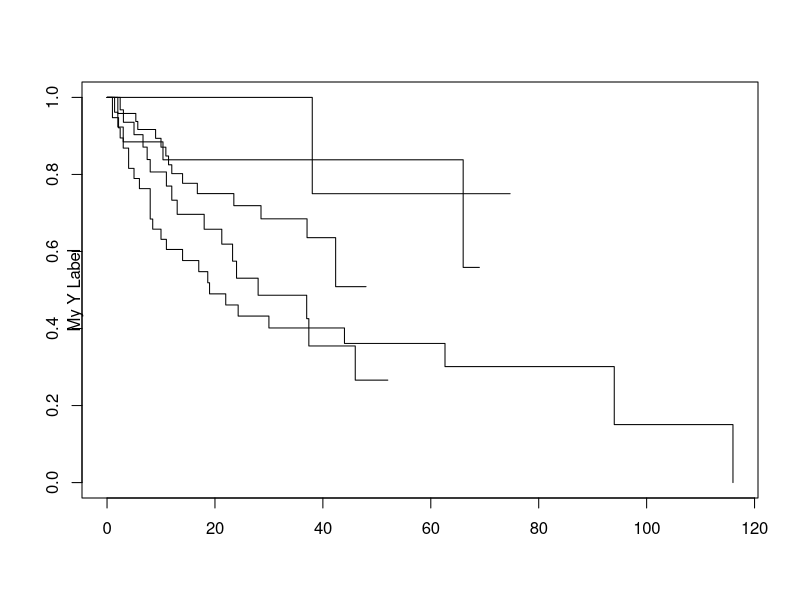
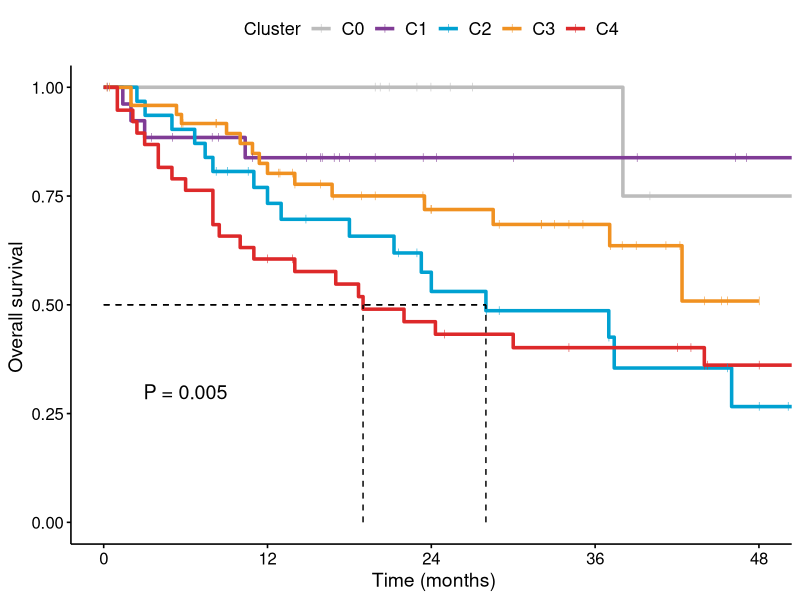
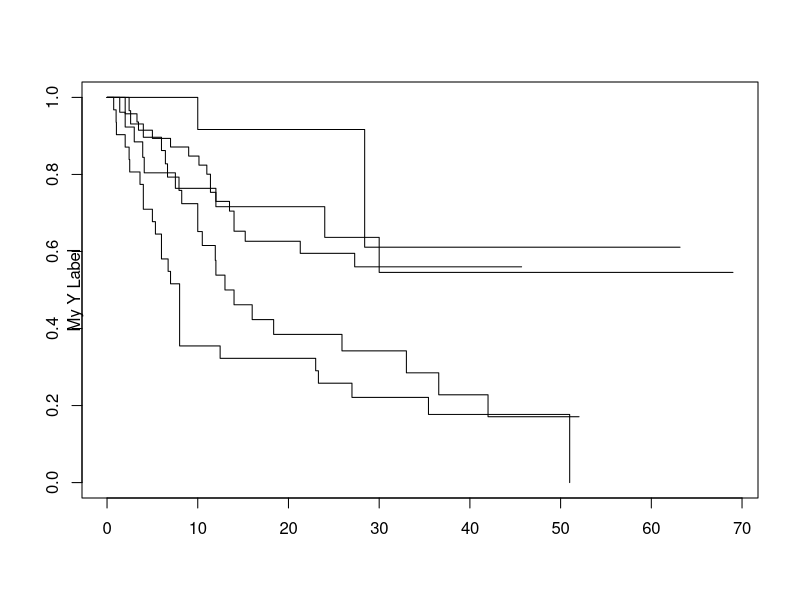
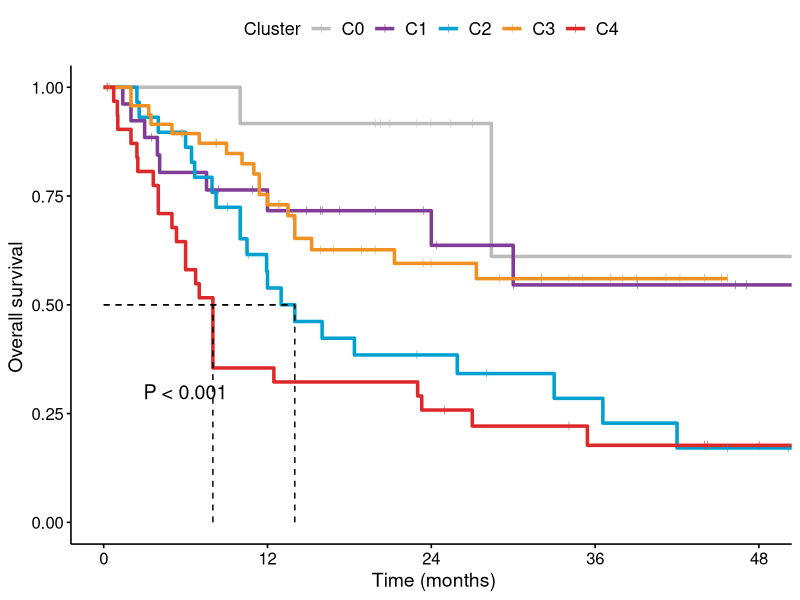

Write the R code that produced these figures, in order.
##survival analysis
library("survival")
library("survminer")
library(readxl)

cdata <- read_xlsx("cluster_survival.xlsx")
#OS of all NKTCL patients from different molecular subtyping clusters
fit <- survfit(Surv(OS,dead) ~cluster,data=cdata)
plot(fit)
p2 <- ggsurvplot(fit, data = cdata,
                 surv.median.line = "hv",lwd=1.2, 
                 palette=c("#bcbcbc","#803c96","#00a1d1","#f09121","#dd292a"),#"#bcbcbc","#803c96","#00a1d1","#f09121","#dd292a"
                 legend.labs=c( "C0","C1","C2","C3","C4"), 
                 legend.title="Cluster",
                 ylab="Overall survival ",xlab = " Time (months)", 
                 censor.shape = 124,censor.size = 2,
                 break.x.by = 12,
                 font.legend=13,
                 xlim = c(0,48),
                 font.x=14,
                 font.y=14,#图例、坐标轴字号
                 risk.table = F,tables.height = 0.23,
                 tables.theme = theme_cleantable(),
                 #ggtheme = theme_bw(),
                 mtext("My Y Label", side = 2, line = -0.1))

survdiff(Surv(OS,dead) ~ cluster, data = cdata)
p2$plot = p2$plot +  ggplot2::annotate("text",x = 6, y = 0.30,
                                       label = paste("P = 0.005"),size=5)  
p2

#PFS of all NKTCL patients from different molecular subtyping clusters
fit <- survfit(Surv(PFS,relapsed) ~cluster,data=cdata)
plot(fit)
p2 <- ggsurvplot(fit, data = cdata,
                 surv.median.line = "hv",lwd=1.2, 
                 palette=c("#bcbcbc","#803c96","#00a1d1","#f09121","#dd292a"),#"#bcbcbc","#803c96","#00a1d1","#f09121","#dd292a"
                 legend.labs=c( "C0","C1","C2","C3","C4"), 
                 legend.title="Cluster",
                 ylab="Overall survival ",xlab = " Time (months)", 
                 censor.shape = 124,censor.size = 2,
                 break.x.by = 12,
                 font.legend=13,
                 xlim = c(0,48),
                 font.x=14,
                 font.y=14,#图例、坐标轴字号
                 risk.table = F,tables.height = 0.23,
                 tables.theme = theme_cleantable(),
                 #ggtheme = theme_bw(),
                 mtext("My Y Label", side = 2, line = -0.1))

survdiff(Surv(PFS,relapsed) ~ cluster, data = cdata)
p2$plot = p2$plot +  ggplot2::annotate("text",x = 6, y = 0.30,
                                       label = paste("P < 0.001"),size=5)  
p2
